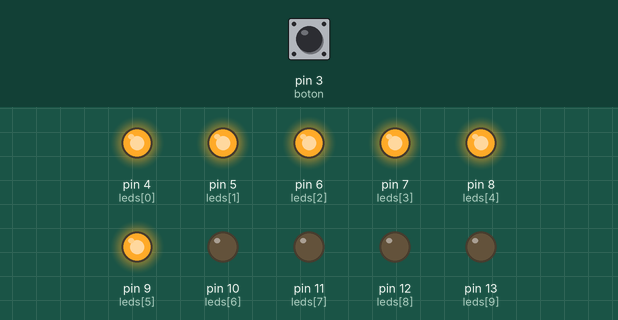
Simulated run of this sketch. Board: Arduino Uno, built with avr-gcc and run on an emulated ATmega328P. On the bench: output pins drawn as LEDs (lit = HIGH). Dashed ring = blinking. Inputs (shaded band) come from the test bench; at power-on: pin 3 (boton) HIGH.

Above: at 1.2 s.
1.3 s: pin 3 (boton) pulled LOW for 3.2 s
At 1.3 s:
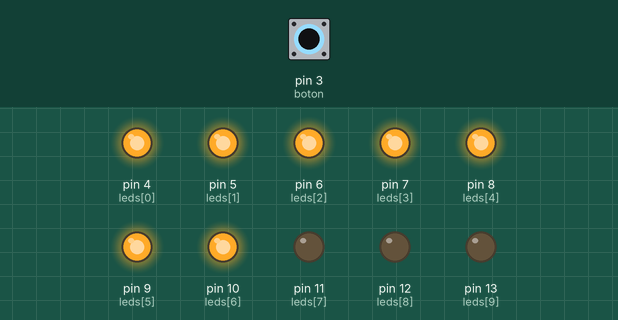
At 7.2 s:
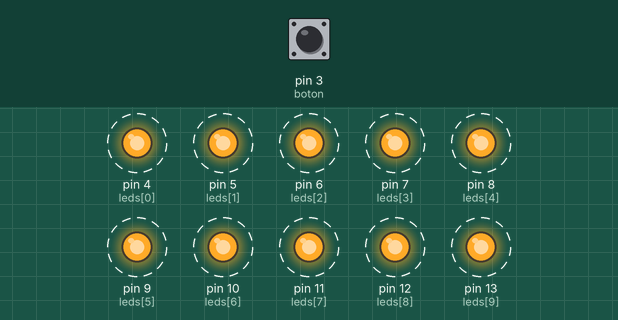
Timing chart, 0 to 12.6 s (numbered marks = the images above; inputs shaded):
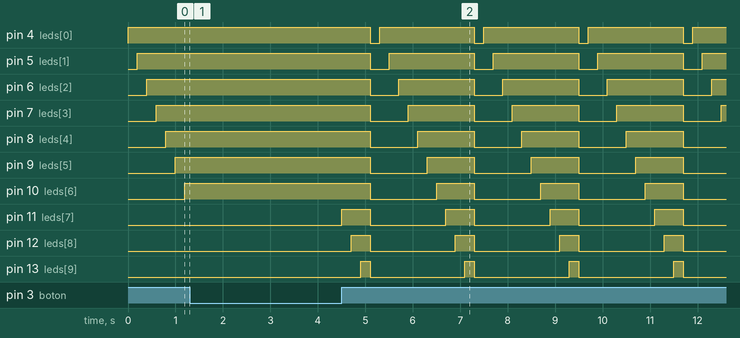

The sketch:

code.ino
```cpp
int leds[] = {4, 5, 6, 7, 8, 9, 10, 11, 12, 13};
int cantidad = 10;
int boton = 3;

void setup() {
  for (int i = 0; i < cantidad; i++) {
    pinMode(leds[i], OUTPUT);
  }
  pinMode(boton, INPUT_PULLUP);
}

void pausarSiBoton() {
  while (digitalRead(boton) == LOW) {
    // pausa
  }
}

void loop() {
  for (int i = 0; i < cantidad; i++) {
    pausarSiBoton();
    digitalWrite(leds[i], HIGH);
    delay(200);
  }

  for (int i = 0; i < cantidad; i++) {
    digitalWrite(leds[i], LOW);
  }

  delay(200);
}
```

Measured:
- by itself, pin 4 (leds[0]): alternates HIGH for 2.0 s and LOW for 0.20 s
- by itself, pin 5 (leds[1]): alternates HIGH for 1.8 s and LOW for 0.40 s
- by itself, pin 6 (leds[2]): alternates HIGH for 1.6 s and LOW for 0.60 s
- by itself, pin 7 (leds[3]): alternates HIGH for 1.4 s and LOW for 0.80 s
- by itself, pin 8 (leds[4]): alternates HIGH for 1.2 s and LOW for 1.0 s
- by itself, pin 9 (leds[5]): alternates HIGH for 1.0 s and LOW for 1.2 s
- by itself, pin 10 (leds[6]): alternates HIGH for 0.80 s and LOW for 1.4 s
- by itself, pin 11 (leds[7]): alternates HIGH for 0.60 s and LOW for 1.6 s
